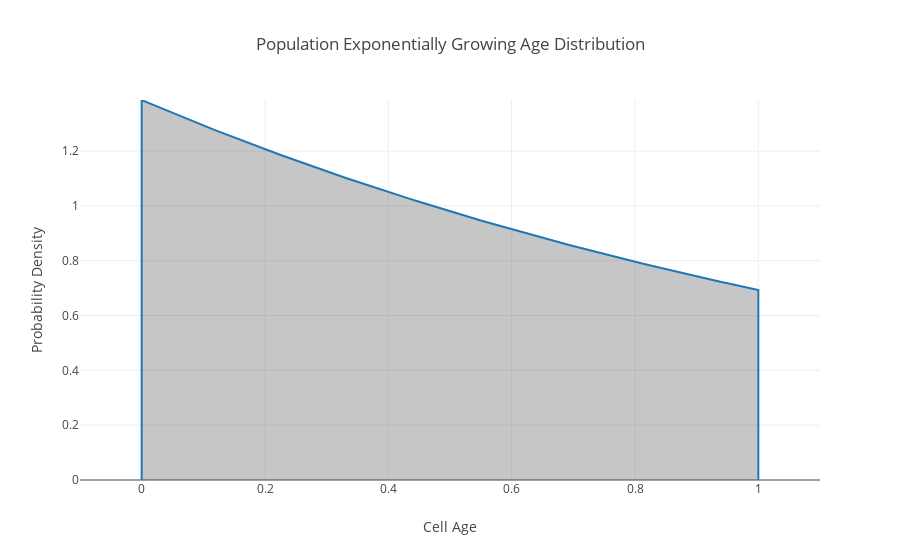

Notebook cell for this chart:
### Code cell
x = list(np.arange(0.0,1.01,0.01))
x.append(1.0)
x.insert(0, 0.0)
y = [ageDistFunc(i) for i in np.arange(0.0,1.01,0.01)]
y.append(0.0)
y.insert(0, 0.0)
trace = go.Scatter(
    name='Measurement',
    x=x,
    y=y,
    mode='lines',
    line=dict(color='rgb(31, 119, 180)'),
    fillcolor='rgba(68, 68, 68, 0.3)',
    fill='tozerox'
)

# Trace order can be important
# with continuous error bars
data = [trace]

layout = go.Layout(
    xaxis=dict(title='Cell Age', zeroline=False, range=[-0.1, 1.1]),
    yaxis=dict(title='Probability Density', zeroline=True),
    title='Population Exponentially Growing Age Distribution',
    showlegend = False,
)

fig = go.Figure(data=data, layout=layout)
iplot(fig, filename='pandas-continuous-error-bars')

### Figure 1 — Plotly figure (JSON) as saved in the notebook; plotly's stock layout.template omitted (floating-point values rounded to 4 significant figures)
{"data": [{"fill": "tozerox", "fillcolor": "rgba(68, 68, 68, 0.3)", "line": {"color": "rgb(31, 119, 180)"}, "mode": "lines", "name": "Measurement", "type": "scatter", "uid": "27184c5d-fe50-4d07-aa50-5d6823e7552b", "x": [0, 0, 0.01, 0.02, 0.03, 0.04, 0.05, 0.06, 0.07, 0.08, 0.09, 0.1, 0.11, 0.12, 0.13, 0.14, 0.15, 0.16, 0.17, 0.18, 0.19, 0.2, 0.21, 0.22, 0.23, 0.24, 0.25, 0.26, 0.27, 0.28, 0.29, 0.3, 0.31, 0.32, 0.33, 0.34, 0.35, 0.36, 0.37, 0.38, 0.39, 0.4, 0.41, 0.42, 0.43, 0.44, 0.45, 0.46, 0.47, 0.48, 0.49, 0.5, 0.51, 0.52, 0.53, 0.54, 0.55, 0.56, 0.57, 0.58, 0.59, 0.6, 0.61, 0.62, 0.63, 0.64, 0.65, 0.66, 0.67, 0.68, 0.69, 0.7, 0.71, 0.72, 0.73, 0.74, 0.75, 0.76, 0.77, 0.78, 0.79, 0.8, 0.81, 0.82, 0.83, 0.84, 0.85, 0.86, 0.87, 0.88, 0.89, 0.9, 0.91, 0.92, 0.93, 0.94, 0.95, 0.96, 0.97, 0.98, 0.99, 1, 1], "y": [0, 1.386, 1.377, 1.367, 1.358, 1.348, 1.339, 1.33, 1.321, 1.312, 1.302, 1.293, 1.285, 1.276, 1.267, 1.258, 1.249, 1.241, 1.232, 1.224, 1.215, 1.207, 1.199, 1.19, 1.182, 1.174, 1.166, 1.158, 1.15, 1.142, 1.134, 1.126, 1.118, 1.111, 1.103, 1.095, 1.088, 1.08, 1.073, 1.065, 1.058, 1.051, 1.043, 1.036, 1.029, 1.022, 1.015, 1.008, 1.001, 0.9939, 0.9871, 0.9803, 0.9735, 0.9668, 0.9601, 0.9535, 0.9469, 0.9403, 0.9338, 0.9274, 0.921, 0.9146, 0.9083, 0.902, 0.8958, 0.8896, 0.8835, 0.8774, 0.8713, 0.8653, 0.8593, 0.8534, 0.8475, 0.8416, 0.8358, 0.83, 0.8243, 0.8186, 0.8129, 0.8073, 0.8018, 0.7962, 0.7907, 0.7853, 0.7798, 0.7744, 0.7691, 0.7638, 0.7585, 0.7533, 0.7481, 0.7429, 0.7378, 0.7327, 0.7276, 0.7226, 0.7176, 0.7126, 0.7077, 0.7028, 0.698, 0.6931, 0]}], "layout": {"showlegend": false, "title": {"text": "Population Exponentially Growing Age Distribution"}, "xaxis": {"range": [-0.1, 1.1], "title": {"text": "Cell Age"}, "zeroline": false}, "yaxis": {"title": {"text": "Probability Density"}, "zeroline": true}}}
